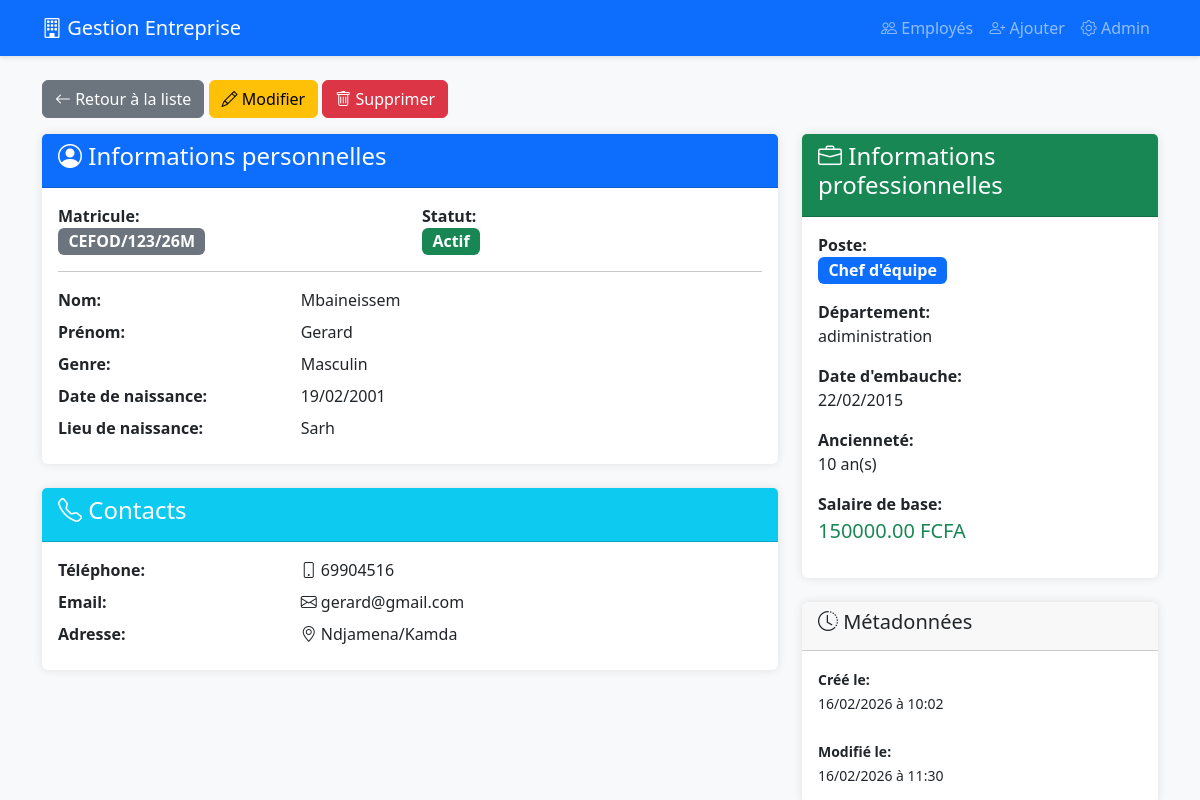
Page /employes/2/ on the committed database.
### gestion_emp/models.py (models this page shows, shortened)
class Employe(models.Model):
    GENRE_CHOICES = [
        ('M', 'Masculin'),
        ('F', 'Féminin'),
    ]
    STATUT_CHOICES = [
        ('actif', 'Actif'),
        ('conge', 'En congé'),
        ('suspendu', 'Suspendu'),
        ('demission', 'Démission'),
    ]
    POSTE_CHOICES = [
        ('directeur', 'Directeur'),
        ('manager', 'Manager'),
        ('chef_equipe', 'Chef d\'équipe'),
        ('employe', 'Employé'),
        ('stagiaire', 'Stagiaire'),
    ]
    matricule = models.CharField(max_length=20, unique=True, verbose_name="Matricule")
    nom = models.CharField(max_length=100, verbose_name="Nom")
    prenom = models.CharField(max_length=100, verbose_name="Prénom")
    genre = models.CharField(max_length=1, choices=GENRE_CHOICES, verbose_name="Genre")
    date_naissance = models.DateField(verbose_name="Date de naissance")
    lieu_naissance = models.CharField(max_length=100, verbose_name="Lieu de naissance")
    telephone_regex = RegexValidator(regex=r'^\+?1?\d{8,15}$', message="Numéro de téléphone invalide")
    telephone = models.CharField(validators=[telephone_regex], max_length=17, verbose_name="Téléphone")
    email = models.EmailField(unique=True, verbose_name="Email")
    adresse = models.TextField(verbose_name="Adresse")
    poste = models.CharField(max_length=50, choices=POSTE_CHOICES, verbose_name="Poste")
    departement = models.CharField(max_length=100, verbose_name="Département")
    date_embauche = models.DateField(verbose_name="Date d'embauche")
    salaire_base = models.DecimalField(max_digits=10, decimal_places=2, verbose_name="Salaire de base")
    statut = models.CharField(max_length=20, choices=STATUT_CHOICES, default='actif', verbose_name="Statut")
    date_creation = models.DateTimeField(auto_now_add=True, verbose_name="Date de création")
    date_modification = models.DateTimeField(auto_now=True, verbose_name="Dernière modification")
    class Meta:
        verbose_name = "Employé"
        verbose_name_plural = "Employés"
        ordering = ['-date_embauche']
    def get_nom_complet(self):
        return f"{self.prenom} {self.nom}"
    def anciennete(self):
        from datetime import date
        today = date.today()
        delta = today - self.date_embauche
        return delta.days // 365

### gestion_emp/views.py (the view)
# urls.py: path('<int:pk>/', views.detail_employe, name='detail_employe'),
def detail_employe(request, pk):
    employe = get_object_or_404(Employe, pk=pk)
    context = {
        'employe': employe,
    }
    return render(request, 'gestion_emp/detail_employe.html', context)

### gestion_emp/templates/gestion_emp/detail_employe.html (shortened to what this page needs)
{% extends 'gestion_emp/base.html' %}
{% block content %}
<div class="row">
    <div class="col-md-12 mb-3">
        <a href="{% url 'liste_employes' %}" class="btn btn-secondary">
            <i class="bi bi-arrow-left"></i> Retour à la liste
        </a>
        <a href="{% url 'modifier_employe' employe.pk %}" class="btn btn-warning">
            <i class="bi bi-pencil"></i> Modifier
        </a>
        <a href="{% url 'supprimer_employe' employe.pk %}" class="btn btn-danger">
            <i class="bi bi-trash"></i> Supprimer
        </a>
    </div>
</div>
<div class="row">
    <div class="col-md-8">
        <div class="card mb-4">
            <div class="card-header bg-primary text-white">
                <h4><i class="bi bi-person-circle"></i> Informations personnelles</h4>
            </div>
            <div class="card-body">
                <div class="row mb-3">
                    <div class="col-md-6">
                        <strong>Matricule:</strong><br>
                        <span class="badge bg-secondary fs-6">{{ employe.matricule }}</span>
                    </div>
                    <div class="col-md-6">
                        <strong>Statut:</strong><br>
                        {% if employe.statut == 'actif' %}
                            <span class="badge bg-success fs-6">{{ employe.get_statut_display }}</span>
                        {% else %}
                            <span class="badge bg-secondary fs-6">{{ employe.get_statut_display }}</span>
                        {% endif %}
                    </div>
                </div>
                <hr>
                <div class="row mb-2">
                    <div class="col-md-4"><strong>Nom:</strong></div>
                    <div class="col-md-8">{{ employe.nom }}</div>
                </div>
                <div class="row mb-2">
                    <div class="col-md-4"><strong>Prénom:</strong></div>
                    <div class="col-md-8">{{ employe.prenom }}</div>
                </div>
                <div class="row mb-2">
                    <div class="col-md-4"><strong>Genre:</strong></div>
                    <div class="col-md-8">{{ employe.get_genre_display }}</div>
                </div>
                <div class="row mb-2">
                    <div class="col-md-4"><strong>Date de naissance:</strong></div>
                    <div class="col-md-8">{{ employe.date_naissance|date:"d/m/Y" }}</div>
                </div>
                <div class="row mb-2">
                    <div class="col-md-4"><strong>Lieu de naissance:</strong></div>
                    <div class="col-md-8">{{ employe.lieu_naissance }}</div>
                </div>
            </div>
        </div>
        <div class="card mb-4">
            <div class="card-header bg-info text-white">
                <h4><i class="bi bi-telephone"></i> Contacts</h4>
            </div>
            <div class="card-body">
                <div class="row mb-2">
                    <div class="col-md-4"><strong>Téléphone:</strong></div>
                    <div class="col-md-8"><i class="bi bi-phone"></i> {{ employe.telephone }}</div>
                </div>
                <div class="row mb-2">
                    <div class="col-md-4"><strong>Email:</strong></div>
                    <div class="col-md-8"><i class="bi bi-envelope"></i> {{ employe.email }}</div>
                </div>
                <div class="row mb-2">
                    <div class="col-md-4"><strong>Adresse:</strong></div>
                    <div class="col-md-8"><i class="bi bi-geo-alt"></i> {{ employe.adresse }}</div>
                </div>
            </div>
        </div>
    </div>
    <div class="col-md-4">
        <div class="card mb-4">
            <div class="card-header bg-success text-white">
                <h4><i class="bi bi-briefcase"></i> Informations professionnelles</h4>
            </div>
            <div class="card-body">
                <div class="mb-3">
                    <strong>Poste:</strong><br>
                    <span class="badge bg-primary fs-6">{{ employe.get_poste_display }}</span>
                </div>
                <div class="mb-3">
                    <strong>Département:</strong><br>
                    {{ employe.departement }}
                </div>
                <div class="mb-3">
                    <strong>Date d'embauche:</strong><br>
                    {{ employe.date_embauche|date:"d/m/Y" }}
                </div>
                <div class="mb-3">
                    <strong>Ancienneté:</strong><br>
                    {{ employe.anciennete }} an(s)
                </div>
                <div class="mb-3">
                    <strong>Salaire de base:</strong><br>
                    <span class="fs-5 text-success">{{ employe.salaire_base }} FCFA</span>
                </div>
            </div>
        </div>
        <div class="card">
            <div class="card-header">
                <h5><i class="bi bi-clock-history"></i> Métadonnées</h5>
            </div>
            <div class="card-body">
                <small>
                    <strong>Créé le:</strong><br>
                    {{ employe.date_creation|date:"d/m/Y à H:i" }}<br><br>
                    <strong>Modifié le:</strong><br>
                    {{ employe.date_modification|date:"d/m/Y à H:i" }}
                </small>
            </div>
        </div>
    </div>
</div>
{% endblock %}

### gestion_emp/templates/gestion_emp/base.html (style rules this page uses)
body { background-color: #f8f9fa; }
.card { box-shadow: 0 0 10px rgba(0,0,0,.1); border: none; }

### rows in the picture
Employe: matricule "CEFOD/123/26M", statut "Actif", nom "Mbaineissem", prenom "Gerard", genre "Masculin", date_naissance "19/02/2001", lieu_naissance "Sarh", telephone "69904516", email "gerard@gmail.com", adresse "Ndjamena/Kamda", poste "Chef d'équipe", departement "adiministration", date_embauche "22/02/2015", anciennete "10", salaire_base "150000.00", date_creation "16/02/2026 à 10:02", date_modification "16/02/2026 à 11:30"
